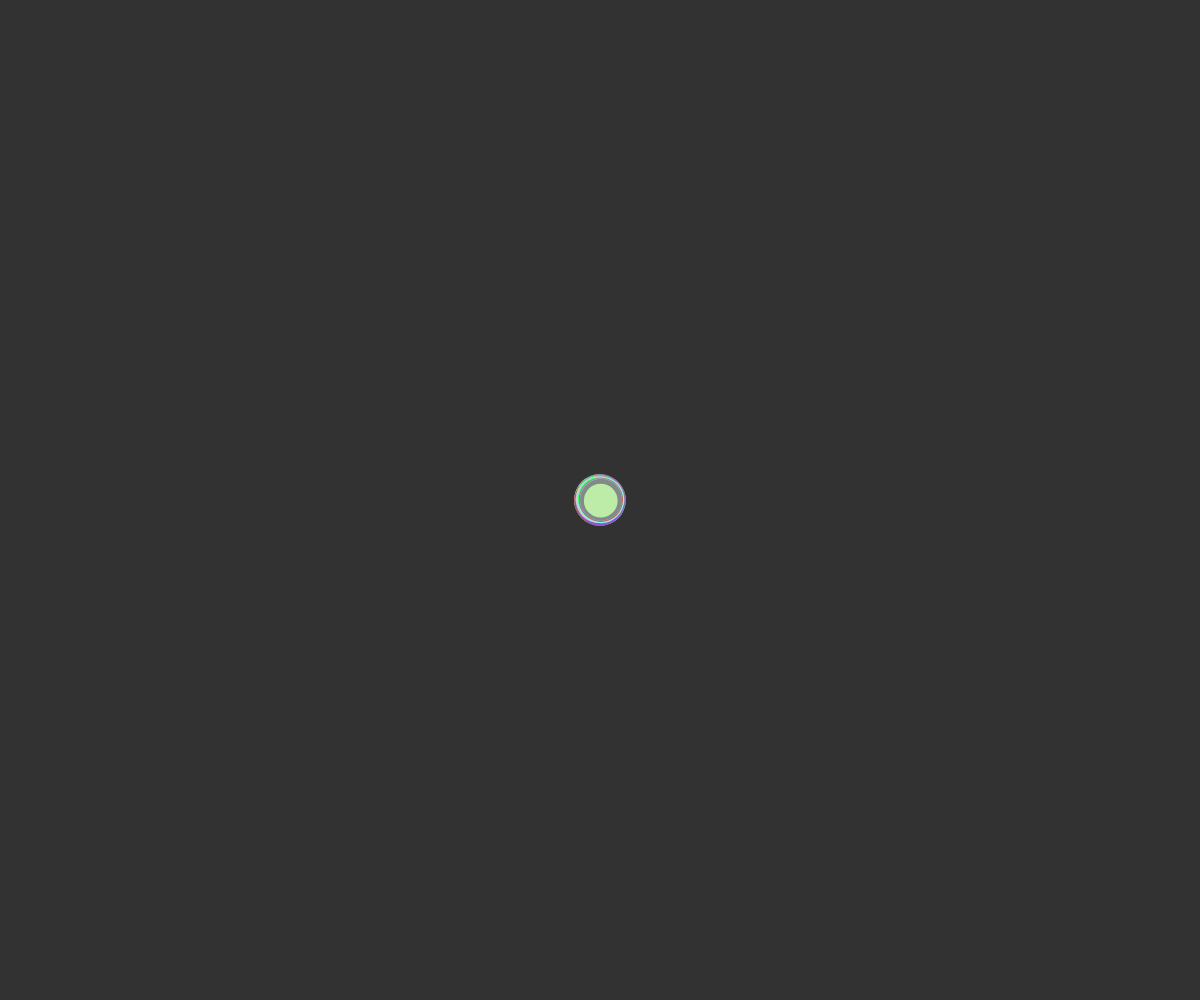
Frame 1 (no input)
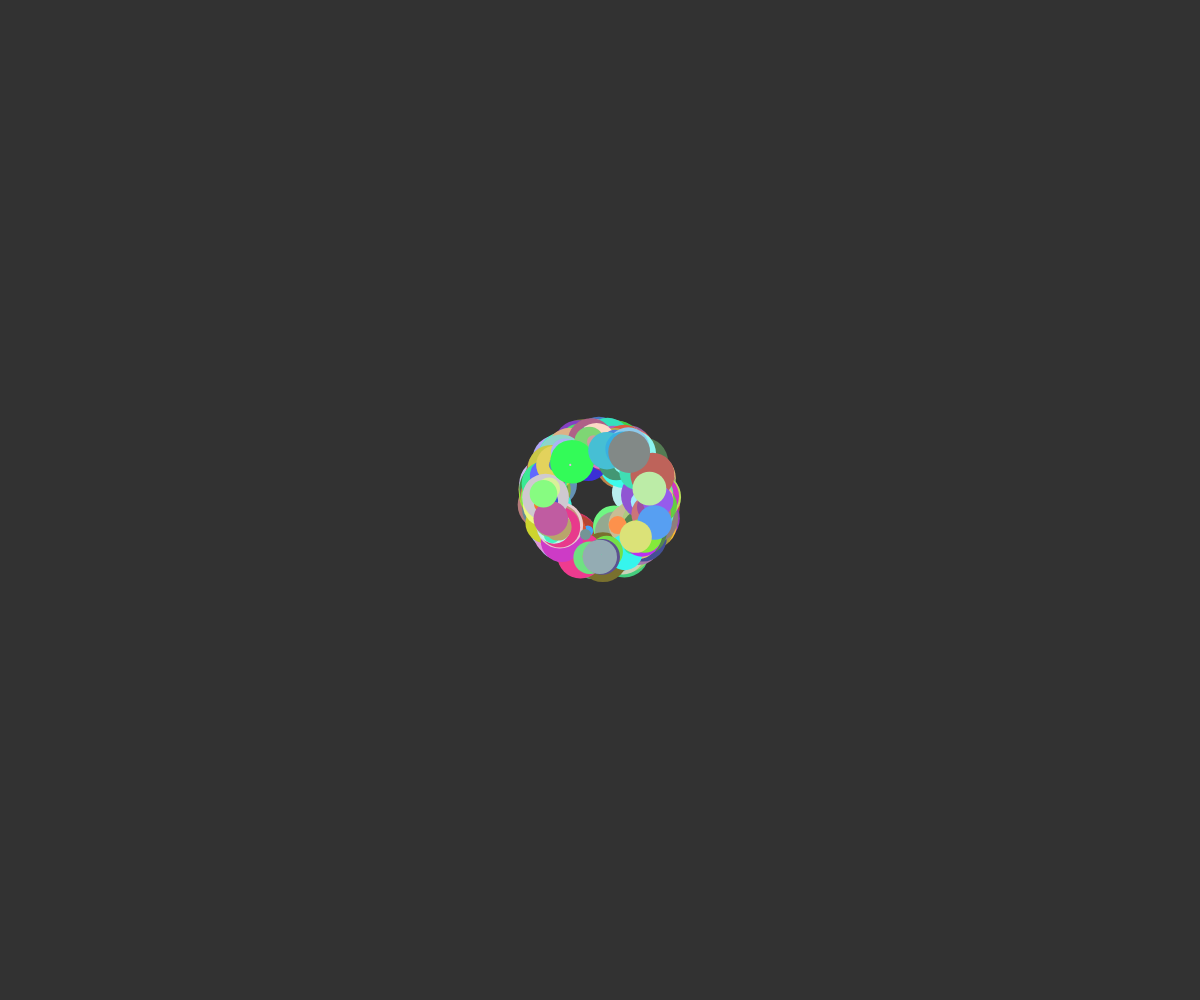
Frame 60 (no input)
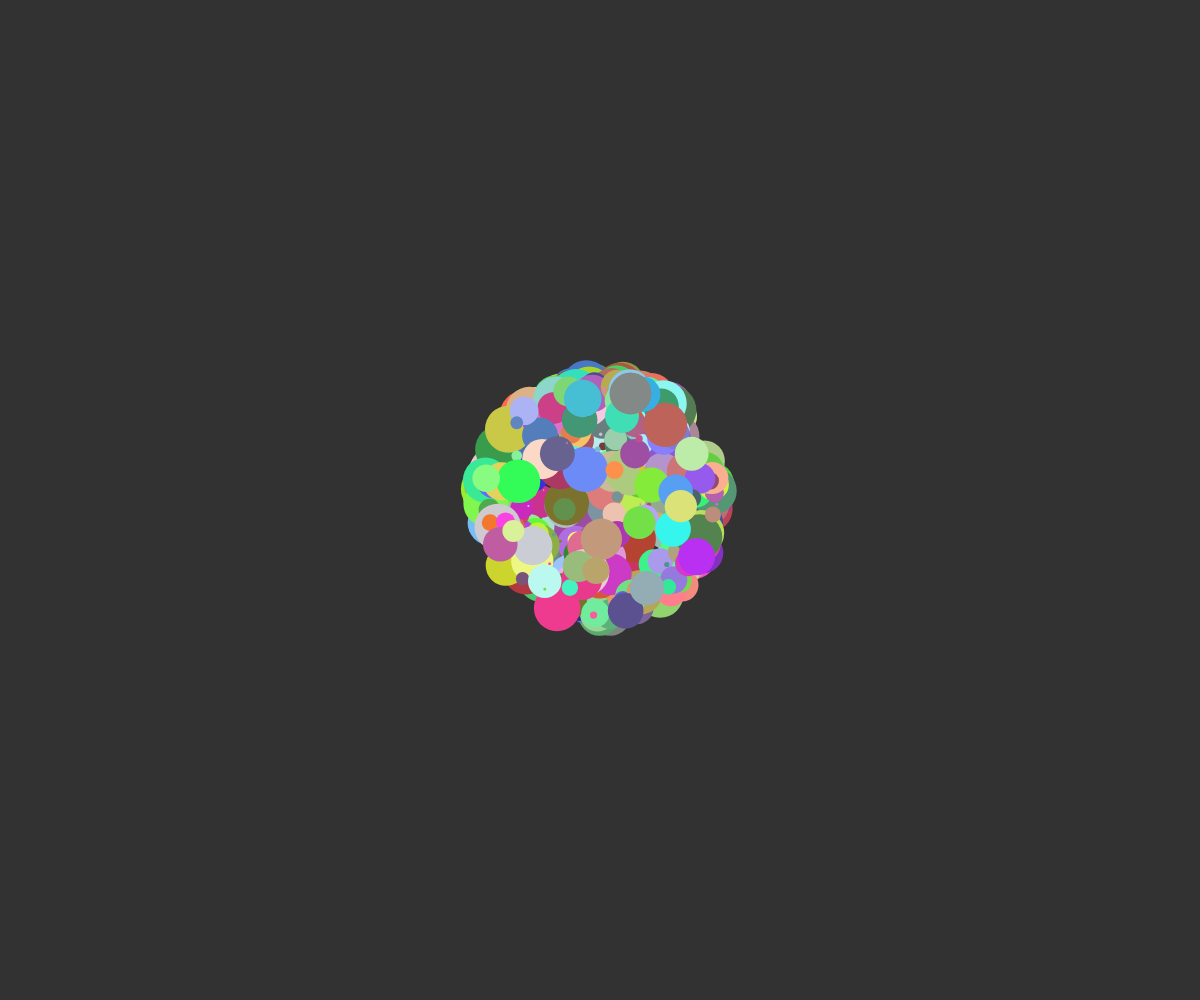
Frame 120 (the mouse pressed at the canvas centre since frame 60)

The p5.js sketch that drew these frames (run headless with seeded random() and noise() and a simulated clock; from frame 60 on, the mouse is pressed at the canvas centre):

// p5.js sketch
// ── sketch.js

const TOTAL = 800;
let points = [];

function setup() {
    createCanvas(windowWidth, windowHeight);

    for (var i = 0; i < TOTAL; i++) {
        points.push({
            pos: createVector(width / 2, height / 2),
            dir: random(TWO_PI),
            size: random(0, 50),
            color: color(random(50, 255), random(40, 255), random(40, 255))
        });
    }
}

function draw() {
    background(50);
    // add time to the equation:
    var time = millis() / 1000;
    for (var i = 0; i < TOTAL; i++) {
        var point = points[i];

        //  trick 2:
        point.dir += noise(point.pos.x, point.pos.y, time) - 0.477;

        //trick 1
        point.pos.x += cos(point.dir);
        point.pos.y += sin(point.dir);

        //  Constrainted Values:

        //  TODO:
        //  random size and random color:
        noStroke();
        fill(point.color);
        ellipse(point.pos.x, point.pos.y, point.size);

    }
}
